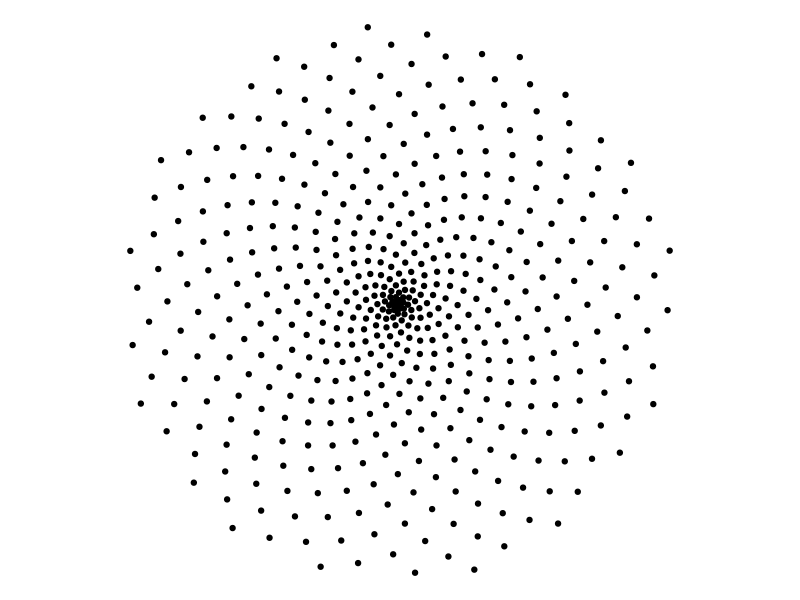

Reproduce this figure in R.
# load packages ----------------------------------------------------------------

library(tidyverse)

# function: build art ----------------------------------------------------------

build_art <- function(points,
                      angle,
                      adjustment) {
  tibble(
    i = 1:points,
    t = (1:points) * angle + adjustment,
    x = sin(t),
    y = cos(t)
  )
}

# use function -----------------------------------------------------------------

build_art(
  angle = pi * (3 - sqrt(5)),
  points = 500,
  adjustment = 0
) %>%
  ggplot(aes(x = x * t, y = y * t)) +
  geom_point() +
  coord_equal() +
  theme_void()
